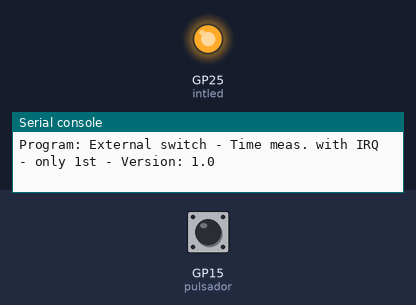
Recording of a program running on a simulated Raspberry Pi Pico running MicroPython. Shown: output pins drawn as LEDs (lit = HIGH), the last lines printed to the serial console. The inputs (shaded band) are chosen by the test bench; at power-on: GP15 (pulsador) LOW.

Above: at 1.2 s.
1.3 s: GP15 (pulsador) pulsed HIGH 5 times (0.12 s each, 0.3 s apart)
At 2.9 s:
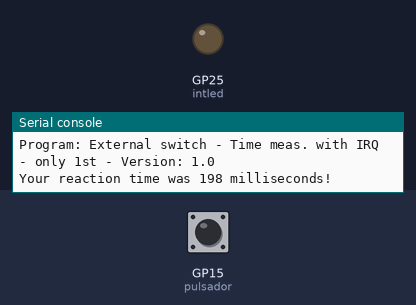
Timing chart, 0 to 4.4 s (numbered marks = the images above; inputs shaded):
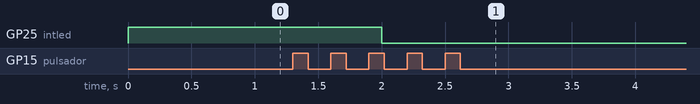

The program:

R_2526CL5_PulsaTimeIrq_2_0.py
```python
# Hardware platform: Pico W & Pico
# Author : JC Santamaria
# Date : 2023 - 4 - 13
# Goal : Aprender uso de pulsador PARA Medir Tiempo 1ra pulsacion CON Interrupciones
# Ref : Get started with MicroPython on Raspberry Pi Pico
# 1.0 -> 2.0 Limitar a 1ra pulsacion

from machine import Pin # Get the Pin function from the machine module.
from utime import sleep, ticks_ms, ticks_diff # Get the sleep library from the time module.

# Informative block - start
p_ucontroler = "Pico W & Pico_"
p_keyOhw = "External switch on GPIO15 & pull-down 10k + int led "
p_project = "External switch - Time meas. with IRQ - only 1st"
p_version = "1.0"
print(f"Microcontroler: {p_ucontroler} - Key other HW : {p_keyOhw}")
print(f"Program: {p_project} - Version: {p_version}")
# Informative block - end

PINPULSADOR = 15

# Define un objeto Pin en pin15, en modo entrada , con una resitencia de pull-down
# externa de 10k, es decir normalmente estará a estado Low, 0 voltios
# Nota : no usamos Pin(EXTERNAL_BUTTON, Pin.IN, Pin.PULL_DOWN) por el fallo
# de los RP2350 version A2
pulsador = Pin(PINPULSADOR, Pin.IN)
pulsado = False
intled = machine.Pin("LED", machine.Pin.OUT)

def pulsador_quehacer(pin): # limita a 1ra vez
    global pulsado
    if not pulsado:
        pulsado = True
        timer_reaction = ticks_diff(ticks_ms(), timer_start)
        print("Your reaction time was " + str(timer_reaction) + " milliseconds!")

# Enciende el led , lo mantiene 2 segundo y lo apaga
intled.value(1)
sleep(2)
intled.value(0)
timer_start = ticks_ms() # guardamos el tiempo en milisegundos
pulsador.irq(trigger=Pin.IRQ_RISING, handler=pulsador_quehacer)
```
